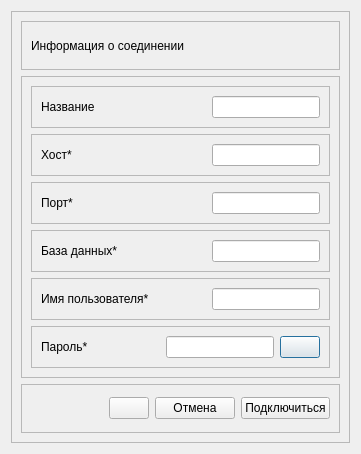
<?xml version="1.0" encoding="UTF-8"?>
<ui version="4.0">
 <class>PostGISConnectionForm</class>
 <widget class="QDialog" name="PostGISConnectionForm">
  <property name="geometry">
   <rect>
    <x>0</x>
    <y>0</y>
    <width>361</width>
    <height>454</height>
   </rect>
  </property>
  <property name="windowTitle">
   <string>Dialog</string>
  </property>
  <layout class="QVBoxLayout" name="verticalLayout_3">
   <item>
    <widget class="QFrame" name="frame">
     <property name="frameShape">
      <enum>QFrame::StyledPanel</enum>
     </property>
     <property name="frameShadow">
      <enum>QFrame::Raised</enum>
     </property>
     <layout class="QVBoxLayout" name="verticalLayout">
      <item>
       <widget class="QFrame" name="frame_2">
        <property name="frameShape">
         <enum>QFrame::StyledPanel</enum>
        </property>
        <property name="frameShadow">
         <enum>QFrame::Raised</enum>
        </property>
        <layout class="QHBoxLayout" name="horizontalLayout_2">
         <item>
          <widget class="QLabel" name="labelInfo">
           <property name="text">
            <string>Информация о соединении</string>
           </property>
          </widget>
         </item>
        </layout>
       </widget>
      </item>
      <item>
       <widget class="QFrame" name="frame_3">
        <property name="frameShape">
         <enum>QFrame::StyledPanel</enum>
        </property>
        <property name="frameShadow">
         <enum>QFrame::Raised</enum>
        </property>
        <layout class="QVBoxLayout" name="verticalLayout_2">
         <item>
          <widget class="QFrame" name="frame_4">
           <property name="frameShape">
            <enum>QFrame::StyledPanel</enum>
           </property>
           <property name="frameShadow">
            <enum>QFrame::Raised</enum>
           </property>
           <layout class="QHBoxLayout" name="horizontalLayout_3">
            <item>
             <widget class="QLabel" name="labelName">
              <property name="minimumSize">
               <size>
                <width>70</width>
                <height>0</height>
               </size>
              </property>
              <property name="text">
               <string>Название</string>
              </property>
             </widget>
            </item>
            <item alignment="Qt::AlignRight">
             <widget class="QLineEdit" name="lineEditName"/>
            </item>
           </layout>
          </widget>
         </item>
         <item>
          <widget class="QFrame" name="frame_5">
           <property name="frameShape">
            <enum>QFrame::StyledPanel</enum>
           </property>
           <property name="frameShadow">
            <enum>QFrame::Raised</enum>
           </property>
           <layout class="QHBoxLayout" name="horizontalLayout_4">
            <item>
             <widget class="QLabel" name="labelHost">
              <property name="minimumSize">
               <size>
                <width>70</width>
                <height>0</height>
               </size>
              </property>
              <property name="text">
               <string>Хост*</string>
              </property>
             </widget>
            </item>
            <item alignment="Qt::AlignRight">
             <widget class="QLineEdit" name="lineEditDBHost"/>
            </item>
           </layout>
          </widget>
         </item>
         <item>
          <widget class="QFrame" name="frame_6">
           <property name="frameShape">
            <enum>QFrame::StyledPanel</enum>
           </property>
           <property name="frameShadow">
            <enum>QFrame::Raised</enum>
           </property>
           <layout class="QHBoxLayout" name="horizontalLayout_5">
            <item>
             <widget class="QLabel" name="labelPort">
              <property name="minimumSize">
               <size>
                <width>70</width>
                <height>0</height>
               </size>
              </property>
              <property name="text">
               <string>Порт*</string>
              </property>
             </widget>
            </item>
            <item alignment="Qt::AlignRight">
             <widget class="QLineEdit" name="lineEditDBPort"/>
            </item>
           </layout>
          </widget>
         </item>
         <item>
          <widget class="QFrame" name="frame_7">
           <property name="frameShape">
            <enum>QFrame::StyledPanel</enum>
           </property>
           <property name="frameShadow">
            <enum>QFrame::Raised</enum>
           </property>
           <layout class="QHBoxLayout" name="horizontalLayout_6">
            <item>
             <widget class="QLabel" name="labelDbName">
              <property name="minimumSize">
               <size>
                <width>70</width>
                <height>0</height>
               </size>
              </property>
              <property name="text">
               <string>База данных*</string>
              </property>
             </widget>
            </item>
            <item alignment="Qt::AlignRight">
             <widget class="QLineEdit" name="lineEditDBName"/>
            </item>
           </layout>
          </widget>
         </item>
         <item>
          <widget class="QFrame" name="frame_9">
           <property name="frameShape">
            <enum>QFrame::StyledPanel</enum>
           </property>
           <property name="frameShadow">
            <enum>QFrame::Raised</enum>
           </property>
           <layout class="QHBoxLayout" name="horizontalLayout_8">
            <item>
             <widget class="QLabel" name="labelDbUserName">
              <property name="minimumSize">
               <size>
                <width>70</width>
                <height>0</height>
               </size>
              </property>
              <property name="text">
               <string>Имя пользователя*</string>
              </property>
             </widget>
            </item>
            <item alignment="Qt::AlignRight">
             <widget class="QLineEdit" name="lineEditUserName"/>
            </item>
           </layout>
          </widget>
         </item>
         <item>
          <widget class="QFrame" name="frame_10">
           <property name="frameShape">
            <enum>QFrame::StyledPanel</enum>
           </property>
           <property name="frameShadow">
            <enum>QFrame::Raised</enum>
           </property>
           <layout class="QHBoxLayout" name="horizontalLayout_9">
            <item>
             <widget class="QLabel" name="labelDbName_2">
              <property name="minimumSize">
               <size>
                <width>70</width>
                <height>0</height>
               </size>
              </property>
              <property name="text">
               <string>Пароль*</string>
              </property>
             </widget>
            </item>
            <item alignment="Qt::AlignRight">
             <widget class="QLineEdit" name="lineEditPassword">
              <property name="sizePolicy">
               <sizepolicy hsizetype="Minimum" vsizetype="Fixed">
                <horstretch>0</horstretch>
                <verstretch>0</verstretch>
               </sizepolicy>
              </property>
              <property name="echoMode">
               <enum>QLineEdit::Password</enum>
              </property>
             </widget>
            </item>
            <item>
             <widget class="QPushButton" name="pushButtonHidePas">
              <property name="sizePolicy">
               <sizepolicy hsizetype="Maximum" vsizetype="Fixed">
                <horstretch>0</horstretch>
                <verstretch>0</verstretch>
               </sizepolicy>
              </property>
              <property name="text">
               <string/>
              </property>
              <property name="icon">
               <iconset resource="../icons.qrc">
                <normaloff>:/images/icons/dialogs/icon_show_black.png</normaloff>:/images/icons/dialogs/icon_show_black.png</iconset>
              </property>
              <property name="iconSize">
               <size>
                <width>20</width>
                <height>20</height>
               </size>
              </property>
              <property name="checkable">
               <bool>true</bool>
              </property>
              <property name="checked">
               <bool>false</bool>
              </property>
             </widget>
            </item>
           </layout>
          </widget>
         </item>
        </layout>
       </widget>
      </item>
      <item>
       <widget class="QFrame" name="frame_8">
        <property name="frameShape">
         <enum>QFrame::StyledPanel</enum>
        </property>
        <property name="frameShadow">
         <enum>QFrame::Raised</enum>
        </property>
        <layout class="QHBoxLayout" name="horizontalLayout">
         <item>
          <spacer name="horizontalSpacer">
           <property name="orientation">
            <enum>Qt::Horizontal</enum>
           </property>
           <property name="sizeHint" stdset="0">
            <size>
             <width>40</width>
             <height>20</height>
            </size>
           </property>
          </spacer>
         </item>
         <item>
          <widget class="QPushButton" name="pushButtonValidate">
           <property name="text">
            <string/>
           </property>
           <property name="icon">
            <iconset resource="../icons.qrc">
             <normaloff>:/images/icons/dialogs/icon_validate_black.png</normaloff>:/images/icons/dialogs/icon_validate_black.png</iconset>
           </property>
           <property name="iconSize">
            <size>
             <width>20</width>
             <height>20</height>
            </size>
           </property>
          </widget>
         </item>
         <item>
          <widget class="QPushButton" name="pushButtonCancel">
           <property name="sizePolicy">
            <sizepolicy hsizetype="Preferred" vsizetype="Fixed">
             <horstretch>0</horstretch>
             <verstretch>0</verstretch>
            </sizepolicy>
           </property>
           <property name="text">
            <string>Отмена</string>
           </property>
           <property name="icon">
            <iconset resource="../icons.qrc">
             <normaloff>:/images/icons/common/remove_icon_black_with_border.png</normaloff>:/images/icons/common/remove_icon_black_with_border.png</iconset>
           </property>
          </widget>
         </item>
         <item>
          <widget class="QPushButton" name="pushButtonConnect">
           <property name="sizePolicy">
            <sizepolicy hsizetype="Preferred" vsizetype="Fixed">
             <horstretch>0</horstretch>
             <verstretch>0</verstretch>
            </sizepolicy>
           </property>
           <property name="text">
            <string>Подключиться</string>
           </property>
           <property name="icon">
            <iconset resource="../icons.qrc">
             <normaloff>:/images/icons/dialogs/icon_accept_black.png</normaloff>:/images/icons/dialogs/icon_accept_black.png</iconset>
           </property>
          </widget>
         </item>
        </layout>
       </widget>
      </item>
     </layout>
    </widget>
   </item>
  </layout>
 </widget>
 <resources>
  <include location="../icons.qrc"/>
 </resources>
 <connections/>
</ui>
